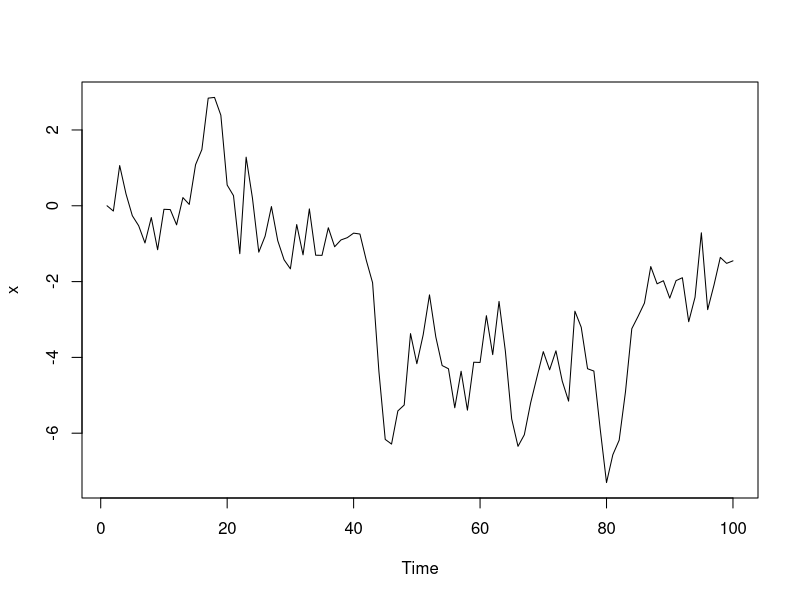
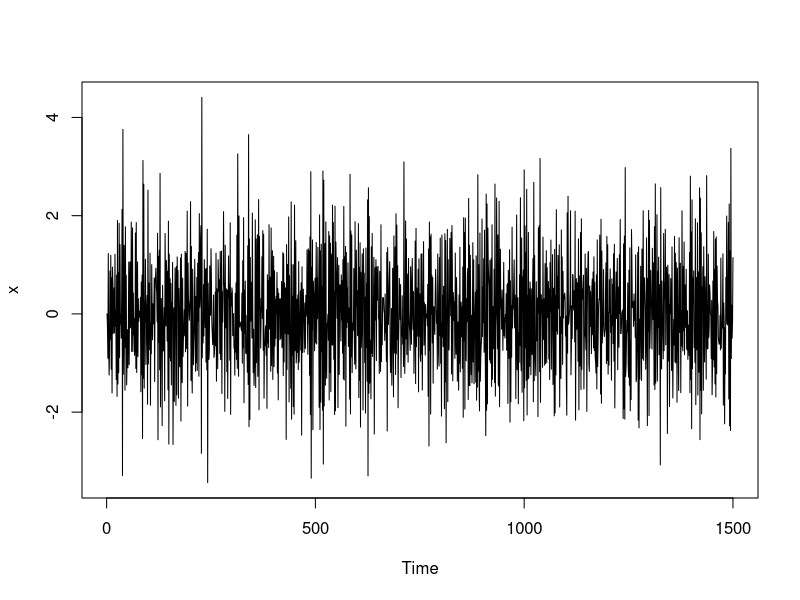
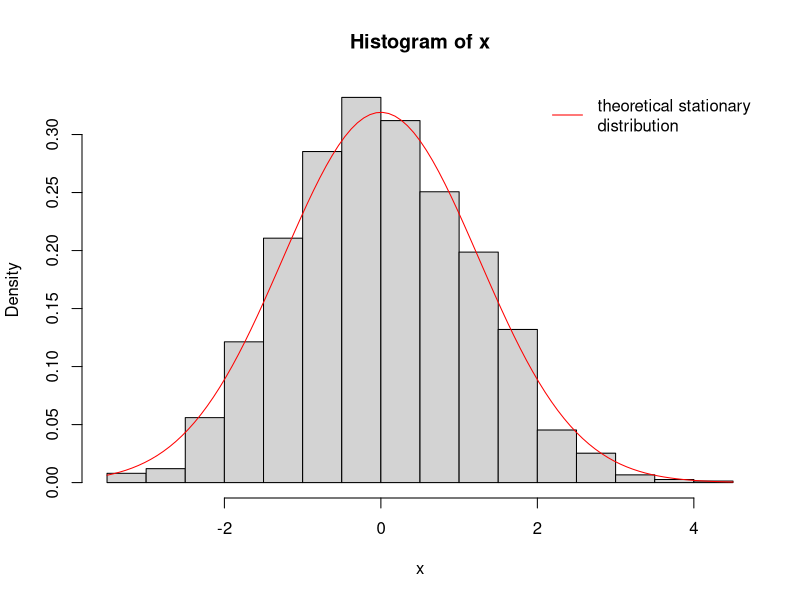

R code for these plots, in order:
## ---- chunk 1
knitr::opts_chunk$set(echo = TRUE)
## ---- chunk 2
set.seed(34)

n=100
x=numeric(n)

for (i in 2:n) {
  x[i] = rnorm(1, mean=x[i-1], sd=1.0)
}

plot.ts(x)
## ---- chunk 3
Q = matrix(c(0.0, 0.5, 0.0, 0.0, 0.5,
             0.5, 0.0, 0.5, 0.0, 0.0,
             0.0, 0.5, 0.0, 0.5, 0.0,
             0.0, 0.0, 0.5, 0.0, 0.5,
             0.5, 0.0, 0.0, 0.5, 0.0), 
           nrow=5, byrow=TRUE)

Q %*% Q # Matrix multiplication in R. This is Q^2.

(Q%*%Q)[1,3]

## ---- chunk 4
Q5 = Q %*% Q %*% Q %*% Q %*% Q # h=5 steps in the future
round(Q5, 3)

Q10 = Q %*% Q %*% Q %*% Q %*% Q %*% Q %*% Q %*% Q %*% Q %*% Q # h=10 steps in the future
round(Q10, 3)

Q30 = Q
for (i in 2:30) {
  Q30 = Q30 %*% Q
}
round(Q30, 3) # h=30 steps in the future
## ---- chunk 5
c(0.2, 0.2, 0.2, 0.2, 0.2) %*% Q
## ---- chunk 6
n = 5000
x = numeric(n)
x[1] = 1 # fix the state as 1 for time 1
for (i in 2:n) {
  x[i] = sample.int(5, size=1, prob=Q[x[i-1],]) # draw the next state from the intergers 1 to 5 with probabilities from the transition matrix Q, based on the previous value of X.
}

table(x)/n #viie seisundi "külastamiste" jaotus
## ---- chunk 7
set.seed(38)

n = 1500
x = numeric(n)
phi = -0.6

for (i in 2:n) {
  x[i] = rnorm(1, mean=phi*x[i-1], sd=1.0)
}

plot.ts(x)
## ---- chunk 8
hist(x, freq=FALSE)
curve(dnorm(x, mean=0.0, sd=sqrt(1.0/(1.0-phi^2))), col="red", add=TRUE)
legend("topright", legend="theoretical stationary\ndistribution", col="red", lty=1, bty="n")
